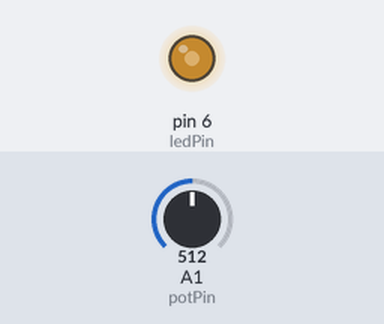
Bench run of a sketch on a simulated Arduino Uno, built with avr-gcc and run on an emulated ATmega328P. On the bench: output pins drawn as LEDs (lit = HIGH). The test bench sets the inputs (shaded band); at power-on: A1 (potPin) = 512. What the sketch prints to the serial monitor is not drawn.

Above: at 1.2 s.
1.3 s: A1 (potPin) set to 716
At 2.5 s:
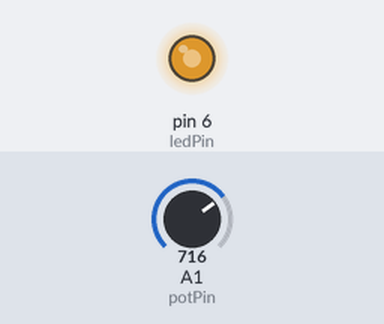
2.8 s: A1 (potPin) set to 809
At 4.0 s:
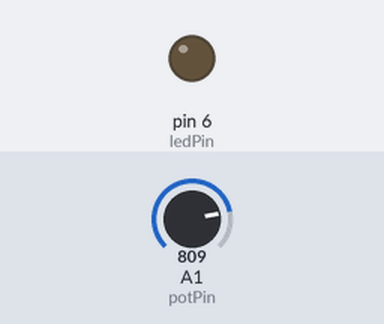
4.3 s: A1 (potPin) set to 789
At 5.1 s:
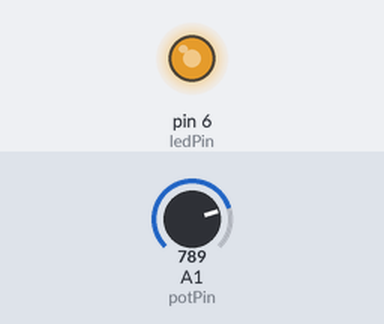
5.8 s: A1 (potPin) set to 122
At 6.3 s:
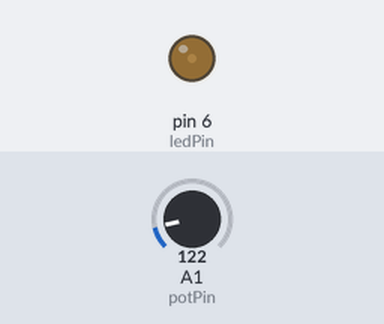
7.3 s: A1 (potPin) set to 0
At 8.5 s:
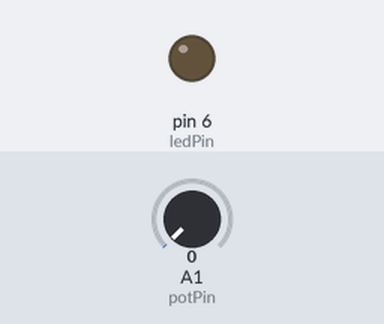
8.8 s: A1 (potPin) set to 3
10.3 s: A1 (potPin) set to 6
At 10.7 s:
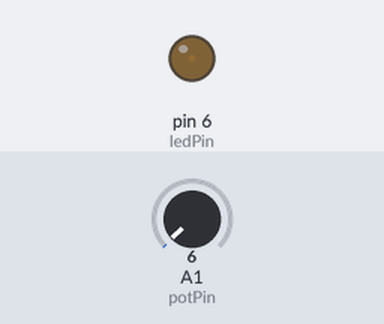
Timing chart, 0 to 12.8 s (numbered marks = the images above; inputs shaded):
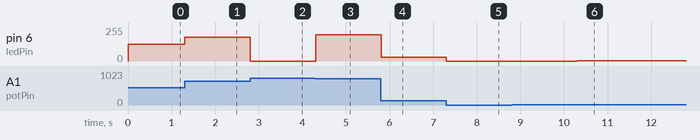

Measured:
- after the input at 1.3 s, pin 6 (ledPin): 127/255 → 178/255 at once
- after the input at 2.8 s, pin 6 (ledPin): 178/255 → 0/255 at once
- after the input at 4.3 s, pin 6 (ledPin): 0/255 → 196/255 at once
- after the input at 5.8 s, pin 6 (ledPin): 196/255 → 30/255 at once
- after the input at 7.3 s, pin 6 (ledPin): 30/255 → 0/255 at once
- after the input at 10.3 s, pin 6 (ledPin): 0/255 → 1/255 at once

The sketch:

Analog_IO.ino
```cpp
// https://youtube.com/shorts/IKUPnxZF6wY
// Game Objective - A game with a gamble! Get the light to as bright as you can without turning it off.
// Rules - If the light goes off, that player automatically loses. If a player gets the light to its brightest
// point then they automatically win.
// Challenge - You don't know when the light will go off.
// Interaction - The players twist the potentiometer left to right to increase the LED brightness.

int potPin = A1;
int ledPin = 6;
int potVal;
float ledVal;

void setup() {
  pinMode(potPin, INPUT);
  pinMode(ledPin, OUTPUT);
  Serial.begin(9600);
}

void loop() {
  potVal = analogRead(potPin);
  ledVal = (255./1023.)*potVal;

  if(potVal < 799) {
    analogWrite(ledPin, ledVal);
  }
  else {
    digitalWrite(ledPin, LOW);
  }

  Serial.println(potVal);
  delay(1);
}
```
